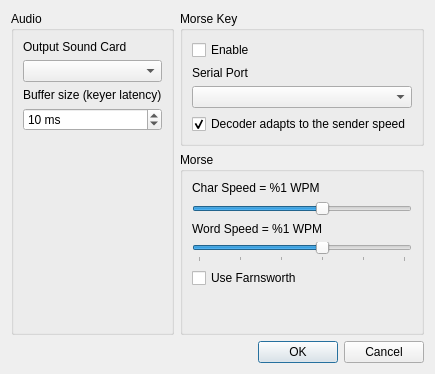
<?xml version="1.0" encoding="UTF-8"?>
<ui version="4.0">
 <class>Options</class>
 <widget class="QDialog" name="Options">
  <property name="geometry">
   <rect>
    <x>0</x>
    <y>0</y>
    <width>400</width>
    <height>374</height>
   </rect>
  </property>
  <property name="windowTitle">
   <string>Dialog</string>
  </property>
  <layout class="QGridLayout" name="gridLayout">
   <item row="2" column="1">
    <widget class="QDialogButtonBox" name="buttonBox">
     <property name="orientation">
      <enum>Qt::Horizontal</enum>
     </property>
     <property name="standardButtons">
      <set>QDialogButtonBox::Cancel|QDialogButtonBox::Ok</set>
     </property>
    </widget>
   </item>
   <item row="0" column="1">
    <widget class="QGroupBox" name="gbMorse">
     <property name="title">
      <string>Morse Key</string>
     </property>
     <layout class="QVBoxLayout" name="verticalLayout_2">
      <item>
       <widget class="QCheckBox" name="m_enableSerial">
        <property name="text">
         <string>Enable</string>
        </property>
       </widget>
      </item>
      <item>
       <widget class="QLabel" name="label">
        <property name="text">
         <string>Serial Port</string>
        </property>
       </widget>
      </item>
      <item>
       <widget class="QComboBox" name="m_serialBox"/>
      </item>
      <item>
       <widget class="QCheckBox" name="m_autoAdapt">
        <property name="toolTip">
         <string>When unchecked, the decoder expects the character speed set in the main window</string>
        </property>
        <property name="text">
         <string>Decoder adapts to the sender speed</string>
        </property>
        <property name="checked">
         <bool>true</bool>
        </property>
       </widget>
      </item>
     </layout>
    </widget>
   </item>
   <item row="1" column="1">
    <widget class="QGroupBox" name="groupBox">
     <property name="title">
      <string>Morse</string>
     </property>
     <layout class="QVBoxLayout" name="verticalLayout_3">
      <item>
       <widget class="QLabel" name="m_labelCharSpeed">
        <property name="text">
         <string>Char Speed = %1 WPM</string>
        </property>
       </widget>
      </item>
      <item>
       <widget class="QSlider" name="m_CharSpeed">
        <property name="minimum">
         <number>5</number>
        </property>
        <property name="maximum">
         <number>30</number>
        </property>
        <property name="pageStep">
         <number>5</number>
        </property>
        <property name="value">
         <number>20</number>
        </property>
        <property name="orientation">
         <enum>Qt::Horizontal</enum>
        </property>
       </widget>
      </item>
      <item>
       <widget class="QLabel" name="m_labelWordSpeed">
        <property name="maximumSize">
         <size>
          <width>16777215</width>
          <height>20</height>
         </size>
        </property>
        <property name="text">
         <string>Word Speed = %1 WPM</string>
        </property>
       </widget>
      </item>
      <item>
       <widget class="QSlider" name="m_WordSpeed">
        <property name="toolTip">
         <string notr="true"/>
        </property>
        <property name="minimum">
         <number>5</number>
        </property>
        <property name="maximum">
         <number>30</number>
        </property>
        <property name="singleStep">
         <number>1</number>
        </property>
        <property name="pageStep">
         <number>5</number>
        </property>
        <property name="value">
         <number>20</number>
        </property>
        <property name="sliderPosition">
         <number>20</number>
        </property>
        <property name="orientation">
         <enum>Qt::Horizontal</enum>
        </property>
        <property name="tickPosition">
         <enum>QSlider::TicksBelow</enum>
        </property>
        <property name="tickInterval">
         <number>5</number>
        </property>
       </widget>
      </item>
      <item>
       <widget class="QCheckBox" name="m_UseFarnsWorth">
        <property name="text">
         <string>Use Farnsworth</string>
        </property>
       </widget>
      </item>
      <item>
       <spacer name="verticalSpacer_2">
        <property name="orientation">
         <enum>Qt::Vertical</enum>
        </property>
        <property name="sizeHint" stdset="0">
         <size>
          <width>20</width>
          <height>40</height>
         </size>
        </property>
       </spacer>
      </item>
     </layout>
    </widget>
   </item>
   <item row="0" column="0" rowspan="2">
    <widget class="QGroupBox" name="gbAudio">
     <property name="title">
      <string>Audio</string>
     </property>
     <layout class="QVBoxLayout" name="verticalLayout">
      <item>
       <widget class="QLabel" name="label_2">
        <property name="maximumSize">
         <size>
          <width>16777215</width>
          <height>20</height>
         </size>
        </property>
        <property name="text">
         <string>Output Sound Card</string>
        </property>
       </widget>
      </item>
      <item>
       <widget class="QComboBox" name="m_deviceBox"/>
      </item>
      <item>
       <widget class="QLabel" name="m_labelPeriod">
        <property name="text">
         <string>Buffer size (keyer latency)</string>
        </property>
       </widget>
      </item>
      <item>
       <widget class="QSpinBox" name="m_periodBox">
        <property name="toolTip">
         <string>Smaller is more responsive. Increase it if you hear crackles.</string>
        </property>
        <property name="suffix">
         <string> ms</string>
        </property>
        <property name="minimum">
         <number>2</number>
        </property>
        <property name="maximum">
         <number>100</number>
        </property>
        <property name="value">
         <number>10</number>
        </property>
       </widget>
      </item>
      <item>
       <spacer name="verticalSpacer">
        <property name="orientation">
         <enum>Qt::Vertical</enum>
        </property>
        <property name="sizeHint" stdset="0">
         <size>
          <width>20</width>
          <height>40</height>
         </size>
        </property>
       </spacer>
      </item>
     </layout>
    </widget>
   </item>
  </layout>
 </widget>
 <resources/>
 <connections>
  <connection>
   <sender>buttonBox</sender>
   <signal>accepted()</signal>
   <receiver>Options</receiver>
   <slot>accept()</slot>
   <hints>
    <hint type="sourcelabel">
     <x>248</x>
     <y>254</y>
    </hint>
    <hint type="destinationlabel">
     <x>157</x>
     <y>274</y>
    </hint>
   </hints>
  </connection>
  <connection>
   <sender>buttonBox</sender>
   <signal>rejected()</signal>
   <receiver>Options</receiver>
   <slot>reject()</slot>
   <hints>
    <hint type="sourcelabel">
     <x>316</x>
     <y>260</y>
    </hint>
    <hint type="destinationlabel">
     <x>286</x>
     <y>274</y>
    </hint>
   </hints>
  </connection>
 </connections>
</ui>
